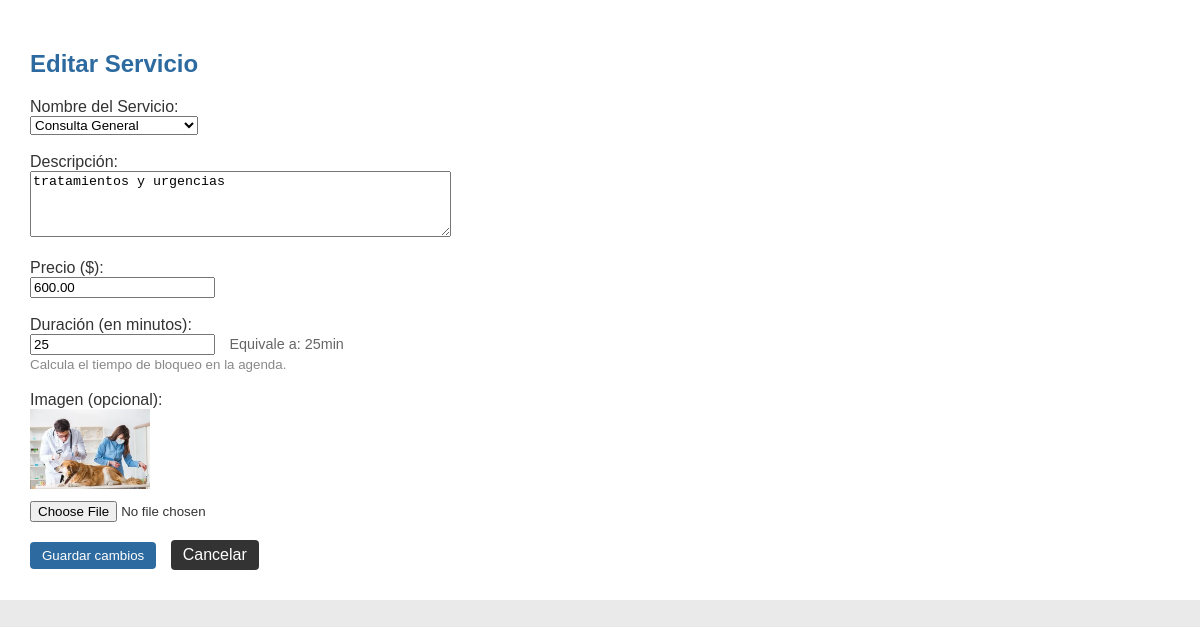
Screenshot of /Controlador/servicios_controller.php?action=edit&id=4 (signed in) with the database file from the repository.
### tables this page shows
CREATE TABLE `servicios` (
  `id_servicio` int(11) NOT NULL,
  `nombre_servicio` varchar(100) NOT NULL,
  `descripcion` text NOT NULL,
  `precio` decimal(10,2) NOT NULL,
  `duracion` int(11) NOT NULL DEFAULT 30,
  `imagen` varchar(255) DEFAULT NULL
);

### Controlador/servicios_controller.php (the view, shortened to what this page needs)
<?php
include __DIR__ . "/../Modelo/conexion.php";
$action = isset($_REQUEST['action']) ? $_REQUEST['action'] : '';
if ($_SERVER['REQUEST_METHOD'] === 'GET') {
    $scriptPath = htmlspecialchars($_SERVER['SCRIPT_NAME']);
    $servicios_comunes = [
        'Consulta General', 'Vacunación', 'Desparasitación', 'Esterilización/Castración',
        'Cirugía Mayor', 'Análisis de Laboratorio', 'Radiografía', 'Limpieza Dental',
        'Hospedaje', 'Estética y Baño'
    ];
        ?>
        <?php
    if ($action === 'edit') {
        $id = isset($_GET['id']) ? intval($_GET['id']) : 0;
        $stmt = $con->prepare("SELECT * FROM servicios WHERE id_servicio = ?");
        $stmt->bind_param('i', $id);
        $stmt->execute();
        $res = $stmt->get_result();
        $s = $res->fetch_assoc();
        ?>
        <!DOCTYPE html>
        <html lang="es">
        <head>
            <link rel="stylesheet" href="../Vista/Css/estilos.css">
        </head>
        <body>
            <main>
                <h2>Editar Servicio</h2>
                <form method="POST" action="<?php echo $scriptPath; ?>?action=edit" enctype="multipart/form-data">
                    <label>Nombre del Servicio:</label><br>
                    <select name="nombre_servicio" required>
                        <?php
                        $opciones_servicios = array_unique(array_merge($servicios_comunes, [$s['nombre_servicio']]));
                        foreach ($opciones_servicios as $servicio): ?>
                            <option value="<?php echo htmlspecialchars($servicio); ?>"
                                <?php echo ($s['nombre_servicio'] == $servicio) ? 'selected' : ''; ?>>
                                <?php echo htmlspecialchars($servicio); ?>
                            </option>
                        <?php endforeach; ?>
                    </select><br><br>
                    <label>Descripción:</label><br>
                    <textarea name="descripcion" rows="4" cols="50" required><?php echo htmlspecialchars($s['descripcion']); ?></textarea><br><br>
                    <label>Precio ($):</label><br>
                    <input type="number" step="0.01" name="precio" value="<?php echo htmlspecialchars($s['precio']); ?>" required><br><br>
                    <label>Duración (en minutos):</label><br>
                    <input type="number" id="duracionInput" name="duracion" value="<?php echo isset($s['duracion']) ? htmlspecialchars($s['duracion']) : '30'; ?>" required min="5" oninput="calcularHoras(this.value)">
                    <span id="duracionTexto" style="color:#666; font-size:0.9em; margin-left:10px;"></span>
                    <br><small style="color:#888;">Calcula el tiempo de bloqueo en la agenda.</small><br><br>
                    <label>Imagen (opcional):</label><br>
                    <?php if (!empty($s['imagen'])): ?>
                        <div style="margin-bottom:8px;"><img src="../Vista/imagenes/servicios/<?php echo htmlspecialchars($s['imagen']); ?>" alt="" style="max-width:120px;"></div>
                    <?php endif; ?>
                    <input type="file" name="imagen" accept=".webp,image/*"><br><br>
                    <button type="submit" class="Agregar">Guardar cambios</button>
                    <a href="../Vista/servicios.php" class="delete-btn" style="padding:6px 12px; text-decoration:none; margin-left:10px;">Cancelar</a>
                </form>
            </main>
        </body>
        </html>
        <?php
        exit;
    }
}
?>

### Vista/Css/estilos.css (style rules this page uses)
body { background-color: #EAEAEA; font-family: Arial, sans-serif; color: #333333; margin: 0; padding: 0; }
main { padding: 30px; background-color: #FFFFFF; flex: 1; overflow-x: hidden; }
h2 { color: #2D6A9F; }
.delete-btn { background-color: #333333; color: #FFFFFF; border: none; padding: 6px 12px; border-radius: 4px; cursor: pointer; display: inline-block; text-decoration: none; text-align: center; }
.Agregar { background-color: #2D6A9F; color: #FFFFFF; border: none; padding: 6px 12px; border-radius: 4px; cursor: pointer; text-decoration: none; display: inline-block; }

### rows the page displays
servicios: nombre_servicio "Consulta General", descripcion "tratamientos y urgencias", precio "600.00", duracion "25", imagen (picture)
